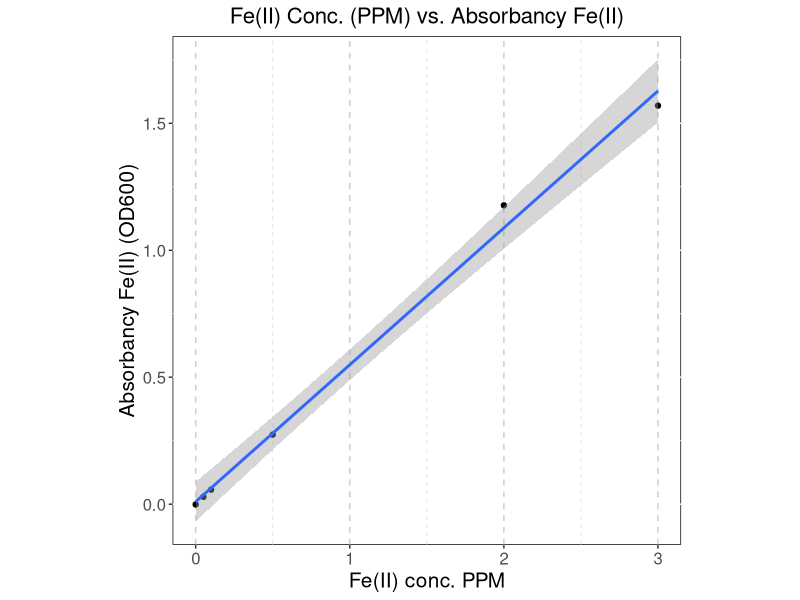
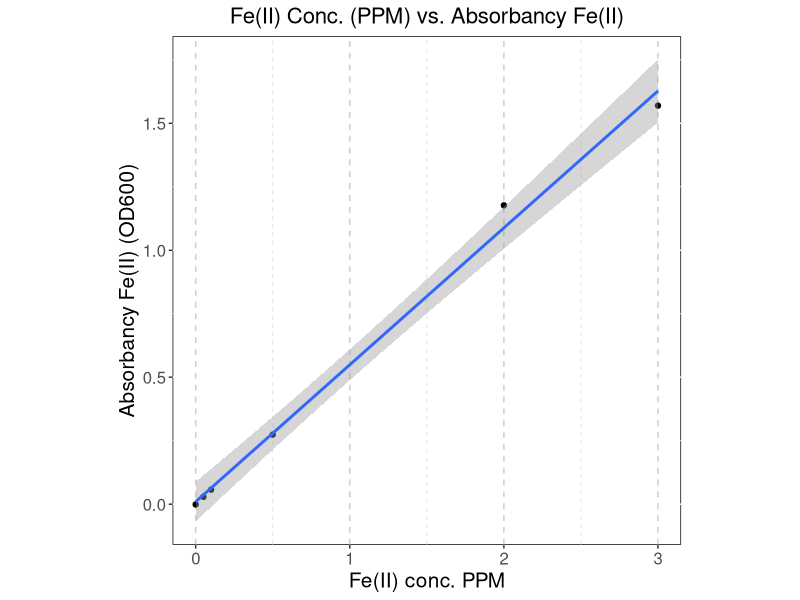

Source code (R) for these figures, in order:
#RSCIPT FOR PLATEREADER DATA ANALYSIS - FERROZINE ASSAY
# Will need to base script off of the way the Excel file is formated
# when it comes off of the plate reader

# 1. Write code for standard curve
# 2. Reference Excelsheet from Plate reader
# 3. Figure out how to assign data to specific dataset >> This may need adjusted each time
# 4. Calculation Fe3+ (Total detectable iron - Fe2+)
# 5. Convert to PPM based on Standard Curve
# 6. Average Data
# 7. Calculation standard deviation (SD)
# 8. Create bar graph for each time point PPM with SD
# 9. Create line graph for change over time PPM with SD
# 10. Calc t-test, 1-way ANOVA, 2-way ANOVA PPM
# 11. Calc Fe2+ / Total detectable
# 12. Calc Fe3+ / Total detectable
# 13. Create bar graph for each time point Fe2+/ Total detectable && Fe3+ / total detectable with SD
# 14. Create line graph for change over time for Fe2+ / Total detectable iron with SD
# 15. Create line graph for change over time for Fe3+ / Total detectable iron  with SD
# 16. Cal t-test, 1-way ANOVA, 2-way ANOVA for % Fe2+/Tot & Fe3+/Tot


# ?? When should I normalize my data? Should I normalize each day?
# Or should I only normalize day 0?


setwd("~/Documents/Duquesne/Trun Lab/Bioinformatics/R/Rscripts")
#same location as data file (excel file)


# library(ggpubr)
# install.packages("Hmisc")
# install.packages("broom")
# library(broom) 
# library(lattice)
# library(Hmisc)
# install.packages("ggpmisc")
# library(ggpmisc)
# 
# 
# library(dplyr)
# 
# library(growthcurver)
# library(purrr)
# library(matrixStats)
# library(reshape2)
# 
# library(ggpubr)
# library(broom) 
# library(lattice)
# library(Hmisc)
# library(ggpmisc)

library(readr) 
library(ggplot2)

EXP137 <- read_csv("AV-137-Ferrozine-RScript.csv", col_names = TRUE) #load in datafile. Skip 1st 17 rows. Column names listed
#Latin1 was added, as I was getting an error code later in the doc



#create standard curve to calculate y=mx+b so we can measure the OD readings at PPM

graph <- ggplot(EXP137, aes(x = EXP137$STD_Value, y = EXP137$Absorbancy_562nm)) +  
  geom_point()+

  labs(x = "Fe(II) conc. PPM", y = "Absorbancy Fe(II) (OD600)") +
  
  theme(panel.background = element_rect(fill = "white", colour = "black")) +
  theme(aspect.ratio = 1) +
  theme(
    panel.grid.major.x = element_line(color = "grey80", linetype = "dashed"),
    panel.grid.minor.x = element_line(colour = "grey85", linetype = "dashed"),
  ) +
  ggtitle("Fe(II) Conc. (PPM) vs. Absorbancy Fe(II)") +
  
  theme(plot.title = element_text(size = 16)) +
  theme(plot.title = element_text(hjust = .5)) +
  theme(axis.text = element_text(face = "plain", size = 12)) + 
  theme(axis.title = element_text(size = 15)) + 
  geom_smooth(method = "lm")

print(graph)  


# y = mx+b

# PPM = (OD-b)/m

#Would it be easier to pull the final numbers from excel into a more organized spreadsheet
#then use that spreadsheet to make these graphs? 



EXP137PPM <- read_csv("AV-137-Ferrozine-PPM-RScript.csv", col_names = TRUE) #load in datafile. Skip 1st 17 rows. Column names listed
#Latin1 was added, as I was getting an error code later in the doc

#take the mean for the replicates


Fe2_G33_Day0_Aug_Avg <- mean(EXP137PPM$`Fe2+_PPM_DAY0_S.B1_Aug_AV1-W_G#33`)
#beacuse I am missing values in this column, it will not give me an average
#will need to remove the "NA" and leave in blank
#this still doesn't resolve the issue when it's left blank

Fe2_G31_Day0_Aug_Avg <- mean(EXP137PPM$`Fe2+_PPM_DAY0_S.B1_Aug_AV1-W_G#31`)
#this does give me the average for the PPM

#take the st dev for the replicates

graphPPM <- ggplot(EXP137PPM, aes(x = EXP137$STD_Value, y = EXP137$Absorbancy_562nm)) +  
  geom_point()+
  
  labs(x = "Fe(II) conc. PPM", y = "Absorbancy Fe(II) (OD600)") +
  
  theme(panel.background = element_rect(fill = "white", colour = "black")) +
  theme(aspect.ratio = 1) +
  theme(
    panel.grid.major.x = element_line(color = "grey80", linetype = "dashed"),
    panel.grid.minor.x = element_line(colour = "grey85", linetype = "dashed"),
  ) +
  ggtitle("Fe(II) Conc. (PPM) vs. Absorbancy Fe(II)") +
  
  theme(plot.title = element_text(size = 16)) +
  theme(plot.title = element_text(hjust = .5)) +
  theme(axis.text = element_text(face = "plain", size = 12)) + 
  theme(axis.title = element_text(size = 15)) + 
  geom_smooth(method = "lm")

print(graph)  


# Tex for subscripts and superscripts
# $u_{i}$ will give you a subscript
# $Fe^{2+} will superscript the 2+ together
# $\mathrm{Fe^{2+}}$ will remove the italices that is automatically formated for Tex 

